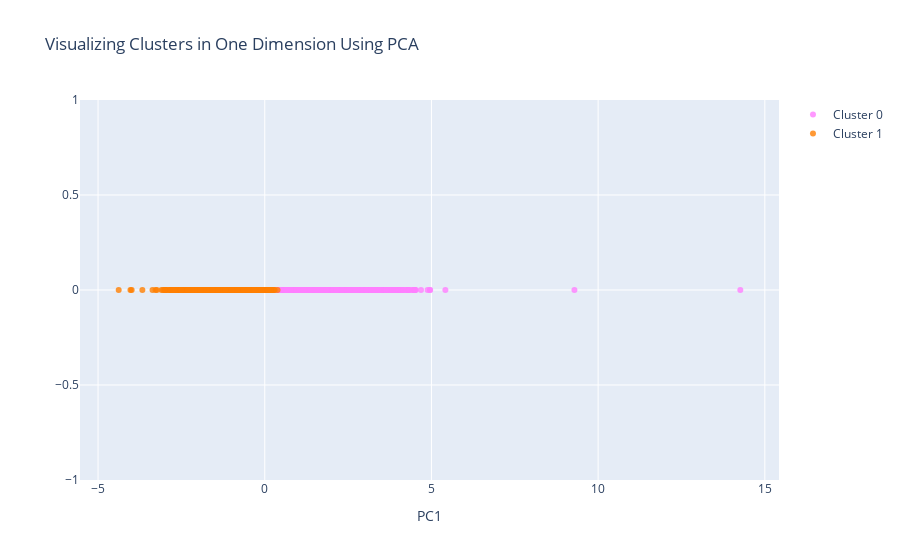

Notebook source saved alongside this figure:
### Code cell
#Instructions for building the 1-D plot

#trace1 is for 'Cluster 0'
trace1 = go.Scatter(
                    x = cluster0["PC1_1d"],
                    y = cluster0["dummy"],
                    mode = "markers",
                    name = "Cluster 0",
                    marker = dict(color = 'rgba(255, 128, 255, 0.8)'),
                    text = None)

#trace2 is for 'Cluster 1'
trace2 = go.Scatter(
                    x = cluster1["PC1_1d"],
                    y = cluster1["dummy"],
                    mode = "markers",
                    name = "Cluster 1",
                    marker = dict(color = 'rgba(255, 128, 2, 0.8)'),
                    text = None)

#trace3 is for 'Cluster 2'
trace3 = go.Scatter(
                    x = cluster2["PC1_1d"],
                    y = cluster2["dummy"],
                    mode = "markers",
                    name = "Cluster 2",
                    marker = dict(color = 'rgba(0, 255, 200, 0.8)'),
                    text = None)

data = [trace1, trace2, trace3]

title = "Visualizing Clusters in One Dimension Using PCA"

layout = dict(title = title,
              xaxis= dict(title= 'PC1',ticklen= 5,zeroline= False),
              yaxis= dict(title= '',ticklen= 5,zeroline= False)
             )

fig = dict(data = data, layout = layout)

iplot(fig)

### Figure 1 — Plotly figure (JSON) as saved in the notebook; plotly's stock layout.template omitted (floating-point values rounded to 4 significant figures; data arrays with more than 128 entries replaced by an {"elided": "..."} marker saying what was removed)
{"data": [{"marker": {"color": "rgba(255, 128, 255, 0.8)"}, "mode": "markers", "name": "Cluster 0", "type": "scatter", "x": {"elided": "965 float values"}, "y": {"elided": "965 int values"}}, {"marker": {"color": "rgba(255, 128, 2, 0.8)"}, "mode": "markers", "name": "Cluster 1", "type": "scatter", "x": {"elided": "1275 float values"}, "y": {"elided": "1275 int values"}}, {"marker": {"color": "rgba(0, 255, 200, 0.8)"}, "mode": "markers", "name": "Cluster 2", "type": "scatter", "x": [], "y": []}], "layout": {"title": {"text": "Visualizing Clusters in One Dimension Using PCA"}, "xaxis": {"ticklen": 5, "title": {"text": "PC1"}, "zeroline": false}, "yaxis": {"ticklen": 5, "title": {"text": ""}, "zeroline": false}}}
